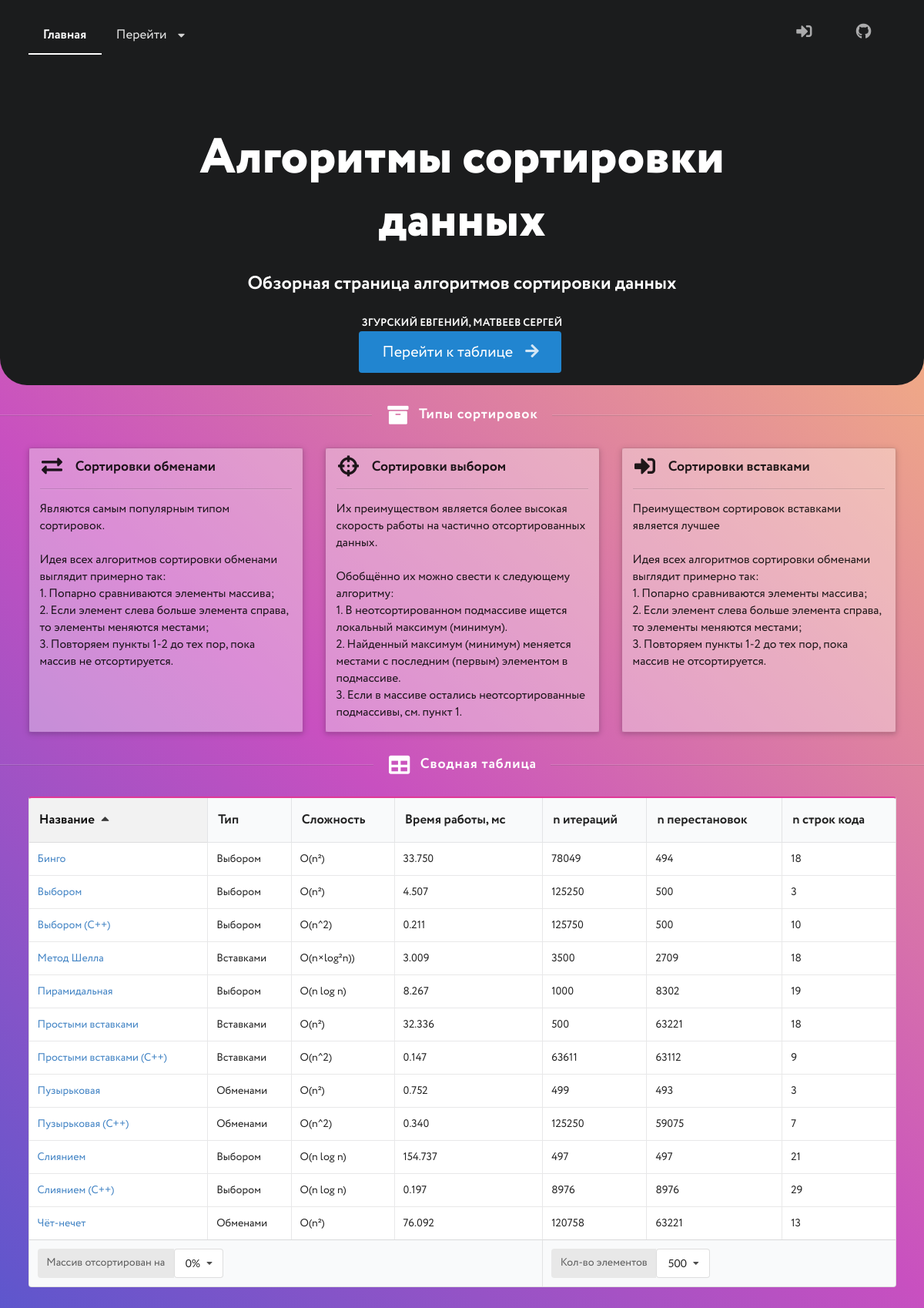
The page / on the database its author committed.
### app_main/models.py (models this page shows)
class Algorithm(models.Model):
    types = (
        ('Обменами', 'Обменами'),
        ('Выбором', 'Выбором'),
        ('Вставками', 'Вставками'),
    )
    sorts = (
        (0, 0),
        (10, 10),
        (25, 25),
        (33, 33),
        (50, 50),
        (75, 75),
        (90, 90)
    )
    item_count_c = (
        (500, 500),
        (1000, 1000),
        (2500, 2500),
        (5000, 5000)
    )
    name = models.CharField('Название', name='name', max_length=128)
    type = models.CharField('Тип', name='type', max_length=64, choices=types)
    complexity = models.CharField(
        'сложность', name='complexity', max_length=128)
    sort_percentage = models.IntegerField(
        'Процент сортировки массива', name='sort_percentage', choices=sorts)
    item_count = models.IntegerField(
        'Кол-во элементов', name='item_count', choices=item_count_c)
    time = models.FloatField('Время работы', name='time')
    iter_count = models.IntegerField('Кол-во итераций', name='iter_count')
    replacements_count = models.IntegerField(
        'Кол-во перестановок', name='replacements_count')
    code_lines_count = models.IntegerField(
        'Кол-во строк кода', name='code_lines_count')
    code = models.TextField('Код', name='code')
    description = models.TextField('Описание', name='description')
    class Meta:
        verbose_name = 'алгоритм сортировки'
        verbose_name_plural = 'алгоритмы сортировки'

### app_main/views.py (the view)
# urls.py: path('', views.index, name='index'),
def index(request):
    algos = Algorithm.objects.filter(sort_percentage=0, item_count=500)
    return render(request, 'site/index.html', {'algos': algos})

### app_main/templates/site/index.html (shortened to what this page needs)
{% load static %}
<html>
<head>
  <link rel="stylesheet" type="text/css" href="{% static 'ui/semantic.min.css' %}">
  <link rel="stylesheet" type="text/css" href="{% static 'css/fonts.css' %}">
  <link rel="stylesheet" type="text/css" href="{% static 'css/masthead.css' %}">
  <link rel="stylesheet" type="text/css" href="{% static 'css/acrylic.css' %}">
  <link rel="stylesheet" type="text/css" href="{% static 'css/custom.css' %}">
  <link rel="stylesheet" href="https://cdnjs.cloudflare.com/ajax/libs/highlight.js/11.5.0/styles/default.min.css">
</head>
<body class="pushable">
  <div class="pusher">
    <div class="ui inverted vertical masthead center aligned segment">
      <div class="ui container">
        <div class="ui large secondary inverted pointing menu">
          <a class="active item" href="#home" onclick="ScrollTo()">Главная</a>
          <div class="ui dropdown item">
            Перейти
            <i class="dropdown icon"></i>
          </div>
          <div class="right menu">
            <a class="ui item" href="/admin" onclick="$('.dimmer').dimmer('show');">
              <i class="sign-in icon"></i>
            </a>
            <a class="ui item" href="https://github.com/xhable-s-software/Sorting-Algos-Site"
              onclick="$('.dimmer').dimmer('show');">
              <i class="github icon"></i>
            </a>
          </div>
        </div>
      </div>
      <div class="ui text container">
        <h1 class="ui inverted header">
          Алгоритмы сортировки данных
        </h1>
        <h2 class="ui inverted header">Обзорная страница алгоритмов сортировки данных</h2>
        <h4 class="ui inverted sub header">Згурский Евгений, Матвеев Сергей</h4>
        <a class="ui huge primary button" href="#table" onclick="ScrollTo()">Перейти к таблице <i
            class="right arrow icon"></i></a>
      </div>
    </div>
    <h4 class="ui inverted horizontal divider header ">
      <i class="archive icon"></i>
      Типы сортировок
    </h4>
    <div class="ui centered container m2">
      <div class="ui three column centered stackable grid">
        <div class="column">
          <div class="ui raised acrylic segment">
            <h3 class="ui header">
              <i class="exchange icon"></i>
              Сортировки обменами
            </h3>
            <div class="ui divider"></div>
            <p>
              Являются самым популярным типом сортировок.<br><br>
              Идея всех алгоритмов сортировки обменами выглядит примерно так:<br>
              1. Попарно сравниваются элементы массива;<br>
              2. Если элемент слева больше элемента справа, то элементы меняются местами;<br>
              3. Повторяем пункты 1-2 до тех пор, пока массив не отсортируется.<br><br><br><br>
            </p>
          </div>
        </div>
        <div class="column">
          <div class="ui raised acrylic segment">
            <h3 class="ui header">
              <i class="crosshairs icon"></i>
              Сортировки выбором
            </h3>
            <div class="ui divider"></div>
            <p>
              Их преимуществом является более высокая скорость работы на частично отсортированных
              данных.<br><br>
              Обобщённо их можно свести к следующему алгоритму:<br>
              1. В неотсортированном подмассиве ищется локальный максимум (минимум).<br>
              2. Найденный максимум (минимум) меняется местами с последним (первым) элементом в
              подмассиве.<br>
              3. Если в массиве остались неотсортированные подмассивы, см. пункт 1.
            </p>
          </div>
        </div>
        <div class="column">
          <div class="ui raised acrylic segment">
            <h3 class="ui header">
              <i class="sign-in icon"></i>
              Сортировки вставками
            </h3>
            <div class="ui divider"></div>
            <p>
              Преимуществом сортировок вставками является лучшее <br><br>
              Идея всех алгоритмов сортировки обменами выглядит примерно так:<br>
              1. Попарно сравниваются элементы массива;<br>
              2. Если элемент слева больше элемента справа, то элементы меняются местами;<br>
              3. Повторяем пункты 1-2 до тех пор, пока массив не отсортируется.<br><br><br><br>
            </p>
          </div>
        </div>
      </div>
    </div>
    <h4 class="ui inverted horizontal divider header">
      <i class="table icon"></i>
      Сводная таблица
    </h4>
    <div class="ui centered container m2">
      <table class="ui sortable selectable celled pink table">
        <thead>
          <tr>
            <th class="default-sort">Название</th>
            <th>Тип</th>
            <th>Сложность</th>
            <th>Время работы, мс</th>
            <th>n итераций</th>
            <th>n перестановок</th>
            <th>n строк кода</th>
          </tr>
        </thead>
        <tbody>
          {% for algo in algos %}
          <tr>
            <td>
              <a class="" algo_name="{{ algo.name }}" href="/profile/{{ algo.pk }}"
                onclick="$('.dimmer').dimmer('show');">{{ algo.name }}</a>
            </td>
            <td>{{ algo.type }}</td>
            <td>{{ algo.complexity }}</td>
            <td>{{ algo.time|stringformat:".3f" }}</td>
            <td>{{ algo.iter_count }}</td>
            <td>{{ algo.replacements_count }}</td>
            <td>{{ algo.code_lines_count }}</td>
          </tr>
          {% endfor %}
        </tbody>
        <tfoot class="full-width">
          <tr>
            <th colspan="4">
              <div class="ui labeled input">
                <div class="ui label">Массив отсортирован на</div>
                <select class="ui compact selection dropdown" id="select_sort_percentage">
                  <option selected="" value="0">0%</option>
                </select>
              </div>
            </th>
            <th colspan="3">
              <div class="ui labeled input">
                <div class="ui label">Кол-во элементов</div>
                <select class="ui compact selection dropdown" id="select_item_count">
                  <option selected="" value="500">500</option>
                </select>
              </div>
            </th>
          </tr>
        </tfoot>
      </table>
    </div>
    <br><br><br><br><br><br><br><br><br><br><br><br><br><br><br>
</body>
</html>

### static/css/masthead.css (style rules this page uses)
.masthead.segment { min-height: 500px; padding: 1em 0em; background-color: rgba(0, 0, 0, 50); border-bottom-left-radius: 35px !important; border-bottom-right-radius: 35px !important; }
.masthead h1.ui.header { margin-top: 1.5em; margin-bottom: 0em; font-size: 4em; font-weight: normal; }
.masthead h2 { font-size: 1.7em; font-weight: normal; }
.ui.secondary.inverted.pointing.menu { border: none; }

### static/css/acrylic.css (style rules this page uses)
div.segment.acrylic { background: none; }
.acrylic::before { filter: blur(10px) !important; content: ""; position: absolute; left: -10px; top: -10px; width: calc(100% + 20px); height: calc(100% + 20px); z-index: -1; }
.acrylic::after { content: ""; position: absolute; left: 0; top: 0; right: 0; bottom: 0; z-index: -1; opacity: 0.35; border: 1px solid #fff; background: #fff !important; }

### static/css/custom.css (style rules this page uses)
.menu, thead { font-family: "Circe" !important; font-size: 1.2em !important; font-weight: 800 !important; }
p, h3, h4, h5, h6, .button, .a, td, div.label, a.label { font-family: "Circe" !important; font-weight: 400 !important; }
p, a.label { font-size: 1.1em !important; }
.header.divider { font-size: 1.3em !important; }
.header { font-family: "Circe" !important; font-weight: 700 !important; }
h1.header { font-family: "Circe" !important; font-weight: 800 !important; }
h2 { font-family: "Circe" !important; font-weight: 700 !important; }
.m2 { margin: 2em; }
body.pushable > .pusher { background-color: #4158d0 !important; background-image: linear-gradient( 43deg, #4158d0 0%, #c850c0 46%, #ffcc70 100% ) !important; }

### rows shown on the page
Algorithm: name "Пузырьковая", type "Обменами", complexity "O(n²)", time "0.752", iter_count "499", replacements_count "493", code_lines_count "3"
Algorithm: name "Чёт-нечет", type "Обменами", complexity "O(n²)", time "76.092", iter_count "120758", replacements_count "63221", code_lines_count "13"
Algorithm: name "Выбором", type "Выбором", complexity "O(n²)", time "4.507", iter_count "125250", replacements_count "500", code_lines_count "3"
Algorithm: name "Бинго", type "Выбором", complexity "O(n²)", time "33.750", iter_count "78049", replacements_count "494", code_lines_count "18"
Algorithm: name "Простыми вставками", type "Вставками", complexity "O(n²)", time "32.336", iter_count "500", replacements_count "63221", code_lines_count "18"
Algorithm: name "Метод Шелла", type "Вставками", complexity "O(n×log²n))", time "3.009", iter_count "3500", replacements_count "2709", code_lines_count "18"
Algorithm: name "Пирамидальная", type "Выбором", complexity "O(n log n)", time "8.267", iter_count "1000", replacements_count "8302", code_lines_count "19"
Algorithm: name "Слиянием", type "Выбором", complexity "O(n log n)", time "154.737", iter_count "497", replacements_count "497", code_lines_count "21"
Algorithm: name "Выбором (C++)", type "Выбором", complexity "O(n^2)", time "0.211", iter_count "125750", replacements_count "500", code_lines_count "10"
Algorithm: name "Пузырьковая (C++)", type "Обменами", complexity "O(n^2)", time "0.340", iter_count "125250", replacements_count "59075", code_lines_count "7"
Algorithm: name "Простыми вставками (C++)", type "Вставками", complexity "O(n^2)", time "0.147", iter_count "63611", replacements_count "63112", code_lines_count "9"
Algorithm: name "Слиянием (C++)", type "Выбором", complexity "O(n log n)", time "0.197", iter_count "8976", replacements_count "8976", code_lines_count "29"
